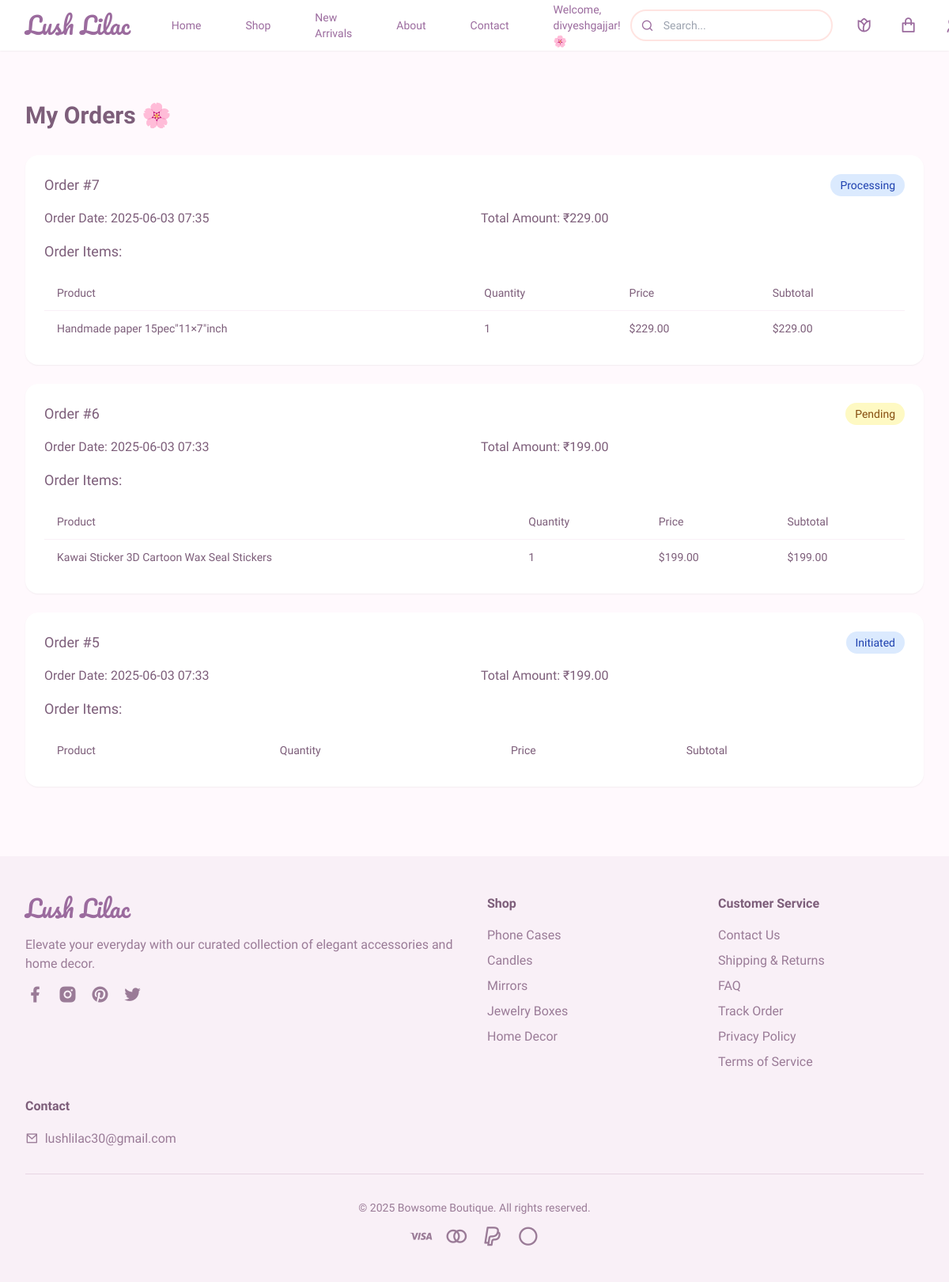
The page /my_orders (signed in) on the database its author committed.
### app.py (models this page shows, shortened)
class User(UserMixin, db.Model):
    id = db.Column(db.Integer, primary_key=True)
    username = db.Column(db.String(80), unique=True, nullable=False)
    email = db.Column(db.String(120), unique=True, nullable=False)
    password_hash = db.Column(db.String(128))
    user_type = db.Column(db.String(20), default='customer')  # 'customer' or 'admin'
    orders = db.relationship('Order', backref='user', lazy=True)
    wishlists = db.relationship('Wishlist', backref='user', lazy=True)

class Order(db.Model):
    id = db.Column(db.Integer, primary_key=True)
    user_id = db.Column(db.Integer, db.ForeignKey('user.id'), nullable=False)
    order_date = db.Column(db.DateTime, nullable=False)
    status = db.Column(db.String(20), default='pending')
    total_amount = db.Column(db.Float, nullable=False)
    items = db.relationship('OrderItem', backref='order', lazy=True)
    customer_name = db.Column(db.String(100))
    email = db.Column(db.String(120))
    phone = db.Column(db.String(20))
    address = db.Column(db.Text)
    payment_method = db.Column(db.String(50), default='Credit Card')
    payment_status = db.Column(db.String(20), default='Paid')
    tracking_number = db.Column(db.String(50))
    razorpay_order_id = db.Column(db.String(100), unique=True, nullable=True) # Add field to store Razorpay order ID

class OrderItem(db.Model):
    id = db.Column(db.Integer, primary_key=True)
    order_id = db.Column(db.Integer, db.ForeignKey('order.id'), nullable=False)
    product_name = db.Column(db.String(100), nullable=False)
    quantity = db.Column(db.Integer, nullable=False)
    price = db.Column(db.Float, nullable=False)
    model = db.Column(db.String(100))  # Add model field for customization
    custom_image = db.Column(db.String(255))  # New field for customization image

### app.py (the view, shortened to what this page needs)
@app.route('/my_orders')
@login_required
def my_orders():
    try:
        orders = Order.query.filter_by(user_id=current_user.id).order_by(Order.order_date.desc()).all()
        return render_template('my_orders.html', orders=orders)
    except Exception as e:
        print(f"Error in my_orders route: {str(e)}")
        flash('Error loading orders')
        return redirect(url_for('index'))

### app.py (called while the page is built)
@login_manager.user_loader
def load_user(user_id):
    return User.query.get(int(user_id))

### templates/my_orders.html
{% extends "base.html" %}
{% block content %}
<div class="max-w-7xl mx-auto px-4 sm:px-6 lg:px-8 py-16">
    <h2 class="text-3xl font-semibold text-[#7D5E7A] mb-8">My Orders 🌸</h2>
    {% if orders %}
        {% for order in orders %}
            <div class="bg-white rounded-lg shadow-sm p-6 mb-6">
                <div class="flex justify-between items-start mb-4">
                    <h5 class="text-lg font-medium text-[#7D5E7A]">Order #{{ order.id }}</h5>
                    <span class="px-3 py-1 rounded-full text-sm font-medium
                        {% if order.status == 'completed' %}
                            bg-green-100 text-green-800
                        {% elif order.status == 'pending' %}
                            bg-yellow-100 text-yellow-800
                        {% else %}
                            bg-blue-100 text-blue-800
                        {% endif %}">
                        {{ order.status|title }}
                    </span>
                </div>
                <div class="space-y-4">
                    <div class="grid grid-cols-1 md:grid-cols-2 gap-4">
                        <p class="text-[#7D5E7A]">
                            <span class="font-medium">Order Date:</span>
                            {{ order.order_date.strftime('%Y-%m-%d %H:%M') }}
                        </p>
                        <p class="text-[#7D5E7A]">
                            <span class="font-medium">Total Amount:</span> ₹{{ "%.2f"|format(order.total_amount) }}
                        </p>
                    </div>
                    <div class="mt-6">
                        <h6 class="text-lg font-medium text-[#7D5E7A] mb-4">Order Items:</h6>
                        <div class="overflow-x-auto">
                            <table class="min-w-full divide-y divide-[#F9F0F7]">
                                <thead>
                                    <tr>
                                        <th class="px-4 py-3 text-left text-sm font-medium text-[#7D5E7A]">Product</th>
                                        <th class="px-4 py-3 text-left text-sm font-medium text-[#7D5E7A]">Quantity</th>
                                        <th class="px-4 py-3 text-left text-sm font-medium text-[#7D5E7A]">Price</th>
                                        <th class="px-4 py-3 text-left text-sm font-medium text-[#7D5E7A]">Subtotal</th>
                                    </tr>
                                </thead>
                                <tbody class="divide-y divide-[#F9F0F7]">
                                    {% for item in order.items %}
                                    <tr>
                                        <td class="px-4 py-3 text-sm text-[#7D5E7A]">{{ item.product_name }}</td>
                                        <td class="px-4 py-3 text-sm text-[#7D5E7A]">{{ item.quantity }}</td>
                                        <td class="px-4 py-3 text-sm text-[#7D5E7A]">${{ "%.2f"|format(item.price) }}</td>
                                        <td class="px-4 py-3 text-sm text-[#7D5E7A]">${{ "%.2f"|format(item.quantity * item.price) }}</td>
                                    </tr>
                                    {% endfor %}
                                </tbody>
                            </table>
                        </div>
                    </div>
                </div>
            </div>
        {% endfor %}
    {% else %}
        <div class="bg-[#F9F0F7] rounded-lg p-6 text-center">
            <p class="text-[#7D5E7A]">You haven't placed any orders yet.</p>
        </div>
    {% endif %}
</div>
{% endblock %}

### templates/base.html (shortened to what this page needs)
<!DOCTYPE html>
<html lang="en">
<head>
    <script src="https://cdn.tailwindcss.com/3.4.16"></script>
    <link href="https://cdnjs.cloudflare.com/ajax/libs/remixicon/4.6.0/remixicon.min.css" rel="stylesheet">
</head>
<body class="flower-cursor">
    <nav class="bg-white/90 backdrop-blur-sm sticky top-0 z-50 shadow-sm">
        <div class="max-w-7xl mx-auto px-4 sm:px-6 lg:px-8">
            <div class="flex justify-between items-center h-16">
                <div class="flex-shrink-0 flex items-center">
                    <a href="/" class="font-['Pacifico'] text-3xl text-primary">Lush Lilac</a>
                </div>
                <div class="hidden md:block">
                    <div class="ml-10 flex items-center space-x-8">
                        <a href="/" class="text-primary hover:text-[#D4B6D0] px-3 py-2 text-sm font-medium">Home</a>
                        <a href="#" class="text-primary hover:text-[#D4B6D0] px-3 py-2 text-sm font-medium">Shop</a>
                        <a href="{{ url_for('new_arrivals_page') }}" class="text-primary hover:text-[#D4B6D0] px-3 py-2 text-sm font-medium">New Arrivals</a>
                        <a href="{{ url_for('about') }}" class="text-primary hover:text-[#D4B6D0] px-3 py-2 text-sm font-medium">About</a>
                        <a href="{{ url_for('contact') }}" class="text-primary hover:text-[#D4B6D0] px-3 py-2 text-sm font-medium">Contact</a>
                        {% if current_user.is_authenticated %}
                        <span class="text-primary px-3 py-2 text-sm font-medium">Welcome, {{ current_user.username }}! 🌸</span>
                        {% else %}
                        <button id="loginButton" class="bg-primary hover:bg-[#D4B6D0] text-white px-4 py-2 rounded-button text-sm font-medium transition-all duration-300 btn-hover">Login/Register</button>
                        {% endif %}
                    </div>
                </div>
                <div class="flex items-center space-x-6">
                    <div class="relative">
                        <input type="text" placeholder="Search..." class="bg-white/80 border-2 border-[#FFE4E1] py-2 pl-10 pr-4 rounded-full text-sm w-40 md:w-64 focus:border-[#E8D5E4] focus:outline-none focus:ring-2 focus:ring-[#E8D5E4]/50">
                        <div class="absolute left-3 top-1/2 transform -translate-y-1/2 w-5 h-5 flex items-center justify-center text-primary">
                            <i class="ri-search-line"></i>
                        </div>
                    </div>
                    <div id="wishlistContainer">
                        {% if current_user.is_authenticated %}
                        <a href="{{ url_for('view_wishlist') }}" class="wishlist-link relative w-8 h-8 flex items-center justify-center text-primary hover:text-[#D4B6D0] transition-colors duration-300 cursor-pointer">
                            <i class="ri-flower-line ri-lg"></i>
                            {% set wishlist_count = current_user.wishlists|length %}
                        </a>
                        {% else %}
                        <button onclick="showLoginForm()" class="wishlist-button relative w-8 h-8 flex items-center justify-center text-primary hover:text-[#D4B6D0] transition-colors duration-300 cursor-pointer">
                            <i class="ri-flower-line ri-lg"></i>
                        </button>
                        {% endif %}
                    </div>
                    <div class="relative">
                        <a href="{{ url_for('view_cart') }}" class="cart-link relative w-8 h-8 flex items-center justify-center text-primary hover:text-[#D4B6D0] transition-colors duration-300 cursor-pointer">
                            <i class="ri-shopping-bag-line ri-lg"></i>
                        </a>
                    </div>
                    {% if current_user.is_authenticated %}
                    <div class="relative">
                        <button onclick="toggleUserDropdown()" class="w-8 h-8 flex items-center justify-center text-primary hover:text-[#D4B6D0] transition-colors duration-300">
                            <i class="ri-user-line ri-lg"></i>
                        </button>
                    </div>
                    {% endif %}
                </div>
            </div>
        </div>
    </nav>
    <main>
        {% block content %}{% endblock %}
    </main>
    <footer class="bg-[#F9F0F7] py-12">
        <div class="max-w-7xl mx-auto px-4 sm:px-6 lg:px-8">
            <div class="grid grid-cols-1 md:grid-cols-4 gap-8">
                <div class="col-span-1 md:col-span-2">
                    <a href="/" class="font-['Pacifico'] text-3xl text-primary mb-4 block">Lush Lilac</a>
                    <p class="text-[#9A7B97] mb-4">Elevate your everyday with our curated collection of elegant accessories and home decor.</p>
                    <div class="flex space-x-4">
                        <a href="#" class="text-[#9A7B97] hover:text-primary"><i class="ri-facebook-fill ri-xl"></i></a>
                        <a href="#" class="text-[#9A7B97] hover:text-primary"><i class="ri-instagram-fill ri-xl"></i></a>
                        <a href="#" class="text-[#9A7B97] hover:text-primary"><i class="ri-pinterest-fill ri-xl"></i></a>
                        <a href="#" class="text-[#9A7B97] hover:text-primary"><i class="ri-twitter-fill ri-xl"></i></a>
                    </div>
                </div>
                <div>
                    <h3 class="text-[#7D5E7A] font-semibold mb-4">Shop</h3>
                    <ul class="space-y-2">
                        <li><a href="/category/Phone%20Cases" class="text-[#9A7B97] hover:text-primary">Phone Cases</a></li>
                        <li><a href="/category/Candles" class="text-[#9A7B97] hover:text-primary">Candles</a></li>
                        <li><a href="/category/Mirrors" class="text-[#9A7B97] hover:text-primary">Mirrors</a></li>
                        <li><a href="/category/Jewelry%20Boxes" class="text-[#9A7B97] hover:text-primary">Jewelry Boxes</a></li>
                        <li><a href="/category/Home%20Decor" class="text-[#9A7B97] hover:text-primary">Home Decor</a></li>
                    </ul>
                </div>
                <div>
                    <h3 class="text-[#7D5E7A] font-semibold mb-4">Customer Service</h3>
                    <ul class="space-y-2">
                        <li><a href="/contact" class="text-[#9A7B97] hover:text-primary">Contact Us</a></li>
                        <li><a href="#" class="text-[#9A7B97] hover:text-primary">Shipping & Returns</a></li>
                        <li><a href="#" class="text-[#9A7B97] hover:text-primary">FAQ</a></li>
                        <li><a href="#" class="text-[#9A7B97] hover:text-primary">Track Order</a></li>
                        <li><a href="#" class="text-[#9A7B97] hover:text-primary">Privacy Policy</a></li>
                        <li><a href="#" class="text-[#9A7B97] hover:text-primary">Terms of Service</a></li>
                    </ul>
                </div>
                <div>
                    <h3 class="text-[#7D5E7A] font-semibold mb-4">Contact</h3>
                    <div class="space-y-2 text-[#9A7B97]">
                        <p><i class="ri-mail-line mr-2"></i>lushlilac30@gmail.com</p>
                    </div>
                </div>
            </div>
            <div class="border-t border-[#E8D5E4] mt-8 pt-8 text-center text-[#9A7B97] text-sm">
                <p>&copy; 2025 Bowsome Boutique. All rights reserved.</p>
                 <div class="flex justify-center space-x-4 mt-4">
                    <i class="ri-visa-line ri-2x"></i>
                    <i class="ri-mastercard-line ri-2x"></i>
                    <i class="ri-paypal-line ri-2x"></i>
                    <i class="ri-apple-pay-line ri-2x"></i>
                </div>
            </div>
        </div>
    </footer>
</body>
</html>

### templates/base.html (style rules this page uses)
:where([class^="ri-"])::before { content: "\f3c2"; }
body { font-family: 'Merienda', cursive; background-color: #FFF9FD; }

### rows shown on the page
User: username "divyeshgajjar"
Order: id "7", status "Processing", order_date "2025-06-03 07:35", total_amount "229.00"
OrderItem: product_name "Handmade paper 15pec\"11×7\"inch", quantity "1", price "229.00", item.quantity*item.price "229.00"
Order: id "6", status "Pending", order_date "2025-06-03 07:33", total_amount "199.00"
OrderItem: product_name "Kawai Sticker 3D Cartoon Wax Seal Stickers", quantity "1", price "199.00", item.quantity*item.price "199.00"
Order: id "5", status "Initiated", order_date "2025-06-03 07:33", total_amount "199.00"
